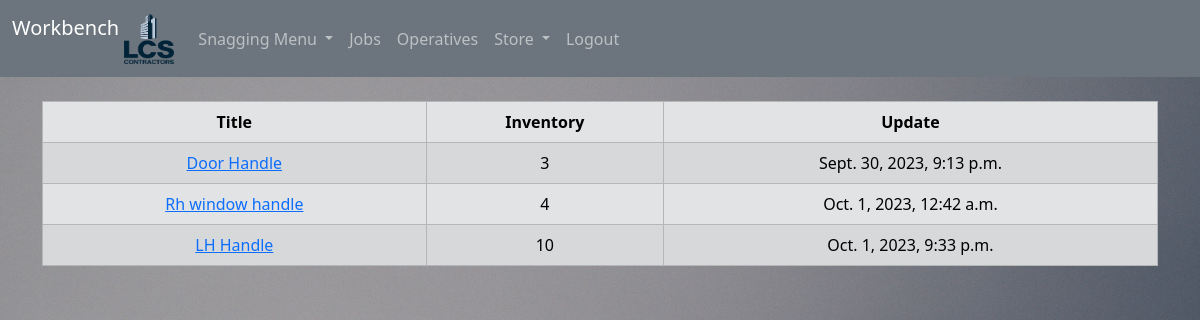
The app's page /store/items_collection/3 (signed in) with its own data.
### store/models.py (models this page shows, shortened)
class Material(models.Model):
    title = models.CharField(max_length=200)
    inventory = models.PositiveIntegerField()
    description = models.TextField(null=True, blank=True)
    update = models.DateTimeField(auto_now=True)
    collection = models.ForeignKey(Collection, on_delete=models.PROTECT)
    site = models.ForeignKey(Site, on_delete=models.PROTECT)
    class Meta:
        ordering = ["inventory", "title"]

### store/views.py (the view)
def items_collection(request, pk):
    if request.user.is_authenticated:
        collections = Collection.objects.get(id=pk).material_set.all()
        return render(
            request,
            "store/items_collection.html",
            {"collections": collections},
        )

### store/templates/store/items_collection.html (shortened to what this page needs)
{%extends 'base.html'%} {%block content%} {%if user.is_authenticated %}
<table class="table table-hover table-bordered table-secondary table-striped">
  <thead class="table-secondary">
    <tr>
      <th scope="col">Title</th>
      <th scope="col">Inventory</th>
      <th scope="col">Update</th>
    </tr>
  </thead>
  <tbody>
    {% if collections %} {%for collection in collections%}
    <tr>
      <td>
        <a href="{% url 'store/update_material' collection.id %}"
          >{{ collection.title }}</a
        >
      </td>
      <td>{{collection.inventory}}</td>
      <td>{{collection.update }}</td>
    </tr>
    {%endfor%}
  </tbody>
</table>
{% endif %} {% endif %} {% endblock %}

### static/style.css (style rules this page uses)
body { background-image: url(bkg1.jpg); background-color: cadetblue; background-size: cover; background-attachment: fixed; background-position: center; height: auto; background-repeat: no-repeat; text-align: center; }

### records on screen
Material: title "Door Handle", inventory "3", update "Sept. 30, 2023, 9:13 p.m."
Material: title "Rh window handle", inventory "4", update "Oct. 1, 2023, 12:42 a.m."
Material: title "LH Handle", inventory "10", update "Oct. 1, 2023, 9:33 p.m."
